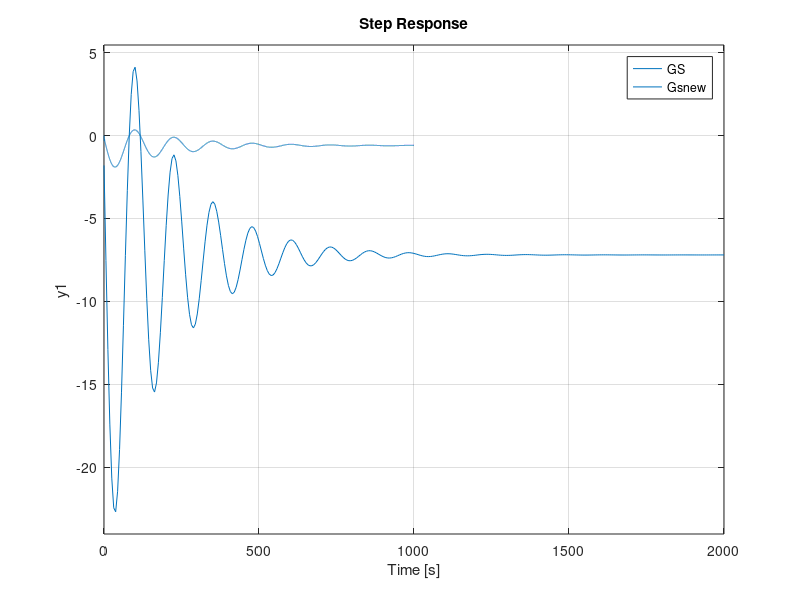
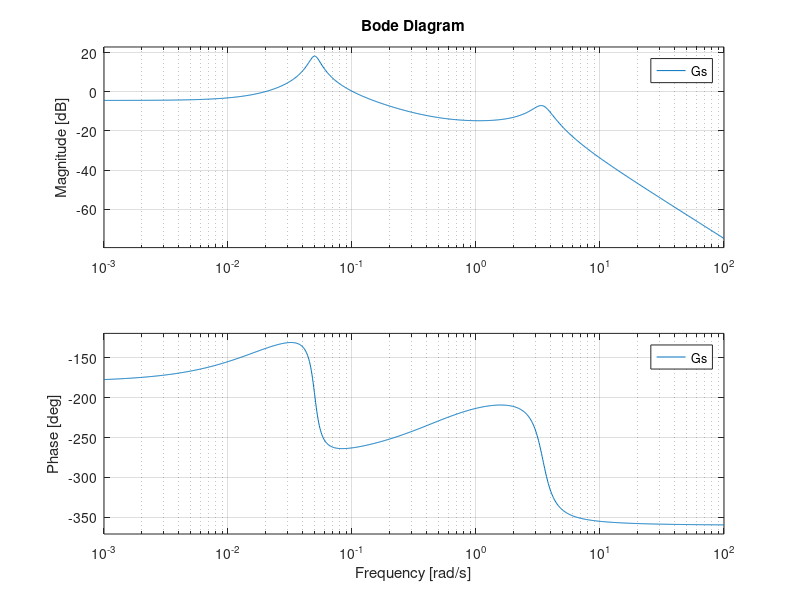

These charts were generated, in order, by the following MATLAB code: (Note: this script raises an error after producing the figures.)
%% Setup
clc
clear all
close all
s = tf('s');
Gs = (-1.8 * (s + 0.02) * (s + 0.5)) / ((s^2 + 1.2 * s + 12) * (s^2 + 0.01 * s + 0.0025));
Gtest = (s + 0.02) / (s^2 + 1.2 * s + 12);
%% Creating a PID controller
% goals:  minimal settling time
%         overshoot < 5%
%         steady-state error = 0
close all
P = pole(Gs);
Z = zero(Gs);
if abs(P(1)/P(3)) > 5
    disp("P(1)/P(3) > 5")
    Gsnew = (-1.8 * (s + 0.02) * (s + 0.5)) / (s^2 + 0.01 * s + 0.0025);
end
%% Step Response of Gs and Gs new
close all
figure("name","step response Gs")
step(Gs)
% figure("name","step response Gsnew without controller")
hold on
step(Gsnew)
legend("GS","Gsnew")
hold off

%% PID with removed poles
figure("name","Bode plot Gs without controller")
bode(Gs)
% figure("name","Bode plot Gsnew without controller")
% bode(Gsnew)
Kp = 8;     %ideal 8
Ki = 10;    %ideal 10
Kd = 6;     %ideal 6
% test = pidTuner(Gsnew,"PIDF")
PID = pid(Kp,Ki,Kd);
C = PID ;
sysPID = feedback(C*Gsnew,1);
% figure("name","step response controller")
% step(C)
[yPID,t] = step(sysPID);
sserror=abs(1-yPID(end)) %get the steady state error
S = stepinfo(sysPID)
figure("name","step response Gsnew with PID controller")
step(sysPID)

%% Lead lag with pid
close all
% figure("name","Bode plot Gs without controller")
% bode(Gs)
C_lead = (s+100)/(s+20);
sysLead = C_lead * Gs;
% figure("name","Bode plot Gs with controller")
% bode(sysLead)
Kp = 1;     %ideal 8
Ki = 0;    %ideal 10
Kd = 0;     %ideal 6
% test = pidTuner(Gsnew,"PIDF")
PID = pid(Kp,Ki,Kd);
C = PID ;
sysPID = feedback(sysLead,1);
figure("name","step response Gs with lead and PID controller")
step(sysPID)
figure("name","ramp response")
step(sysPID/s)
%% rlocus
figure
rlocus(Gs)
zeta = 0.7;
wn = 1.8;
sgrid(zeta,wn)
[k,poles] = rlocfind(Gs)

sys_cl = feedback(k*Gs,1)
step(sys_cl)

